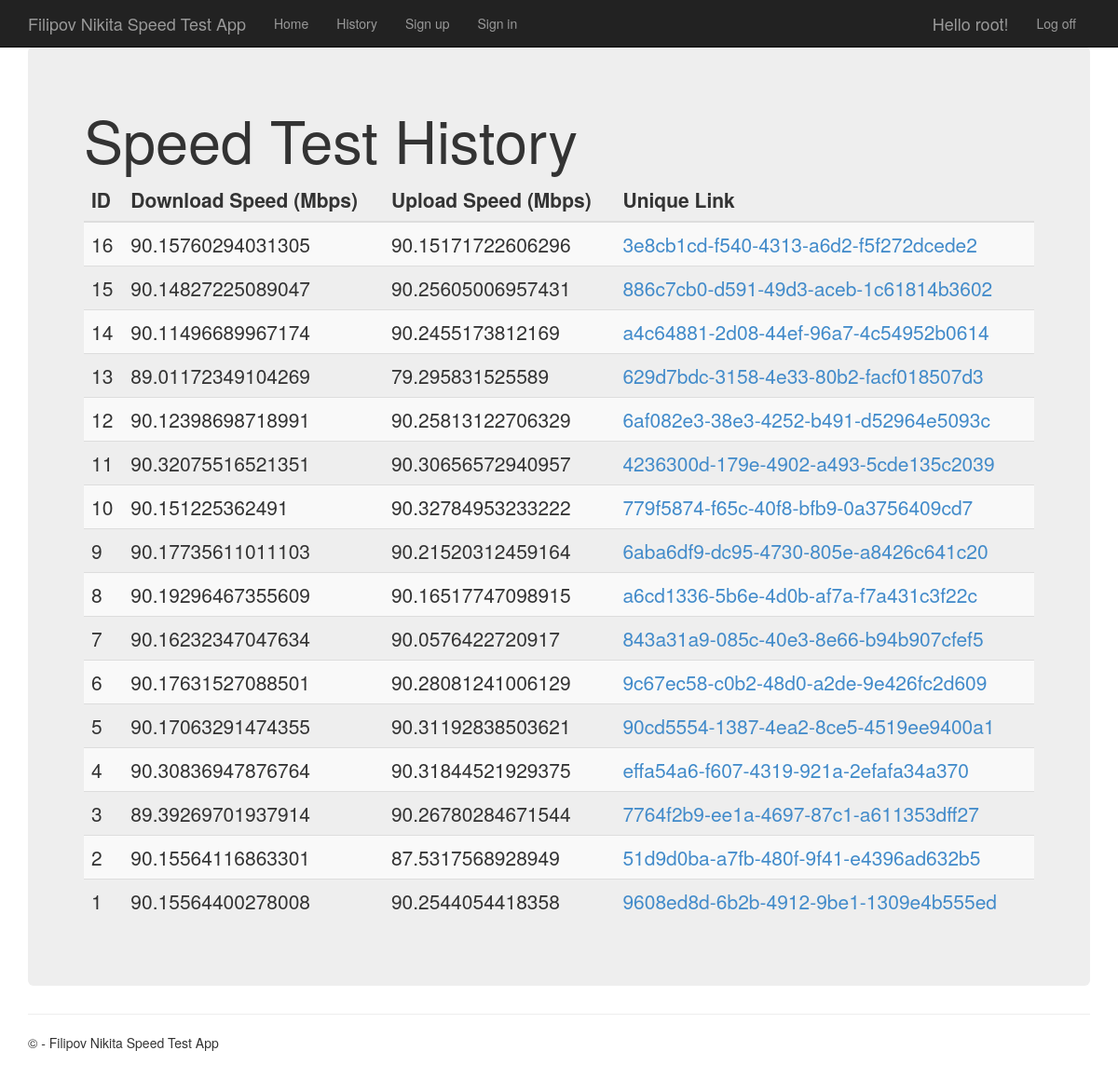
Page /history/ (signed in) on the committed database.
### app/models.py (models this page shows)
class SpeedTestResult(models.Model):
    download_speed = models.FloatField()
    upload_speed = models.FloatField()
    unique_link = models.CharField(max_length=100, unique=True)

### app/views.py (the view)
# urls.py: path('history/', views.history, name='history'),
def history(request):
    results = SpeedTestResult.objects.all().order_by('-id')
    return render(
        request,
        'app/history.html',
        {'results': results}
    )

### app/templates/app/history.html
{% extends "app/layout.html" %}
{% block content %}
<div class="jumbotron">
    <h1>Speed Test History</h1>
    {% if user.is_authenticated %}
    <table class="table table-striped">
        <thead>
            <tr>
                <th>ID</th>
                <th>Download Speed (Mbps)</th>
                <th>Upload Speed (Mbps)</th>
                <th>Unique Link</th>
            </tr>
        </thead>
        <tbody>
            {% for result in results %}
            <tr>
                <td>{{ result.id }}</td>
                <td>{{ result.download_speed }}</td>
                <td>{{ result.upload_speed }}</td>
                <td><a href="{% url 'speed_test_result' result.unique_link %}">{{ result.unique_link }}</a></td>
            </tr>
            {% empty %}
            <tr>
                <td colspan="4">No speed test results available.</td>
            </tr>
            {% endfor %}
        </tbody>
    </table>
    {% else %}
    <p>
        To view history you need <a href="{% url 'signin' %}">sign in</a>.
    </p>
    {% endif %}
</div>
{% endblock %}

### app/templates/app/layout.html (shortened to what this page needs)
<!DOCTYPE html>
<html>
<head>
    {% load static %}
    <link rel="stylesheet" type="text/css" href="{% static 'app/content/bootstrap.min.css' %}" />
    <link rel="stylesheet" type="text/css" href="{% static 'app/content/site.css' %}" />
</head>
<body>
    <div class="navbar navbar-inverse navbar-fixed-top">
        <div class="container">
            <div class="navbar-header">
                <a href="/" class="navbar-brand">Filipov Nikita Speed Test App</a>
            </div>
            <div class="navbar-collapse collapse">
                <ul class="nav navbar-nav">
                    <li><a href="{% url 'home' %}">Home</a></li>
                    <li><a href="{% url 'history' %}">History</a></li>
                    <li><a href="{% url 'signup' %}">Sign up</a></li>
                    <li><a href="{% url 'signin' %}">Sign in</a></li>
                </ul>
                {% include 'app/loginpartial.html' %}
            </div>
        </div>
    </div>
    <div class="container body-content">
{% block content %}{% endblock %}
        <hr/>
        <footer>
            <p>&copy; {{ year }} - Filipov Nikita Speed Test App</p>
        </footer>
    </div>
</body>
</html>

### app/templates/app/loginpartial.html (shortened to what this page needs)
{% if user.is_authenticated %}
<form id="logoutForm" action="/logout/" method="post" class="navbar-right">
    <ul class="nav navbar-nav navbar-right">
        <li><span class="navbar-brand">Hello {{ user.username }}!</span></li>
        <li><a href="javascript:document.getElementById('logoutForm').submit()">Log off</a></li>
    </ul>
</form>
{% else %}
<ul class="nav navbar-nav navbar-right">
    <li><a href="{% url 'login' %}">Log in</a></li>
</ul>
{% endif %}

### app/static/app/content/site.css (style rules this page uses)
body { padding-top: 50px; padding-bottom: 20px; }
.body-content { padding-left: 15px; padding-right: 15px; }

### rows in the picture
SpeedTestResult: id "16", download_speed "90.15760294031305", upload_speed "90.15171722606296", unique_link "3e8cb1cd-f540-4313-a6d2-f5f272dcede2"
SpeedTestResult: id "15", download_speed "90.14827225089047", upload_speed "90.25605006957431", unique_link "886c7cb0-d591-49d3-aceb-1c61814b3602"
SpeedTestResult: id "14", download_speed "90.11496689967174", upload_speed "90.2455173812169", unique_link "a4c64881-2d08-44ef-96a7-4c54952b0614"
SpeedTestResult: id "13", download_speed "89.01172349104269", upload_speed "79.295831525589", unique_link "629d7bdc-3158-4e33-80b2-facf018507d3"
SpeedTestResult: id "12", download_speed "90.12398698718991", upload_speed "90.25813122706329", unique_link "6af082e3-38e3-4252-b491-d52964e5093c"
SpeedTestResult: id "11", download_speed "90.32075516521351", upload_speed "90.30656572940957", unique_link "4236300d-179e-4902-a493-5cde135c2039"
SpeedTestResult: id "10", download_speed "90.151225362491", upload_speed "90.32784953233222", unique_link "779f5874-f65c-40f8-bfb9-0a3756409cd7"
SpeedTestResult: id "9", download_speed "90.17735611011103", upload_speed "90.21520312459164", unique_link "6aba6df9-dc95-4730-805e-a8426c641c20"
SpeedTestResult: id "8", download_speed "90.19296467355609", upload_speed "90.16517747098915", unique_link "a6cd1336-5b6e-4d0b-af7a-f7a431c3f22c"
SpeedTestResult: id "7", download_speed "90.16232347047634", upload_speed "90.0576422720917", unique_link "843a31a9-085c-40e3-8e66-b94b907cfef5"
SpeedTestResult: id "6", download_speed "90.17631527088501", upload_speed "90.28081241006129", unique_link "9c67ec58-c0b2-48d0-a2de-9e426fc2d609"
SpeedTestResult: id "5", download_speed "90.17063291474355", upload_speed "90.31192838503621", unique_link "90cd5554-1387-4ea2-8ce5-4519ee9400a1"
SpeedTestResult: id "4", download_speed "90.30836947876764", upload_speed "90.31844521929375", unique_link "effa54a6-f607-4319-921a-2efafa34a370"
SpeedTestResult: id "3", download_speed "89.39269701937914", upload_speed "90.26780284671544", unique_link "7764f2b9-ee1a-4697-87c1-a611353dff27"
SpeedTestResult: id "2", download_speed "90.15564116863301", upload_speed "87.5317568928949", unique_link "51d9d0ba-a7fb-480f-9f41-e4396ad632b5"
SpeedTestResult: id "1", download_speed "90.15564400278008", upload_speed "90.2544054418358", unique_link "9608ed8d-6b2b-4912-9be1-1309e4b555ed"

### other values in the picture
{{ user.username }} "root"
